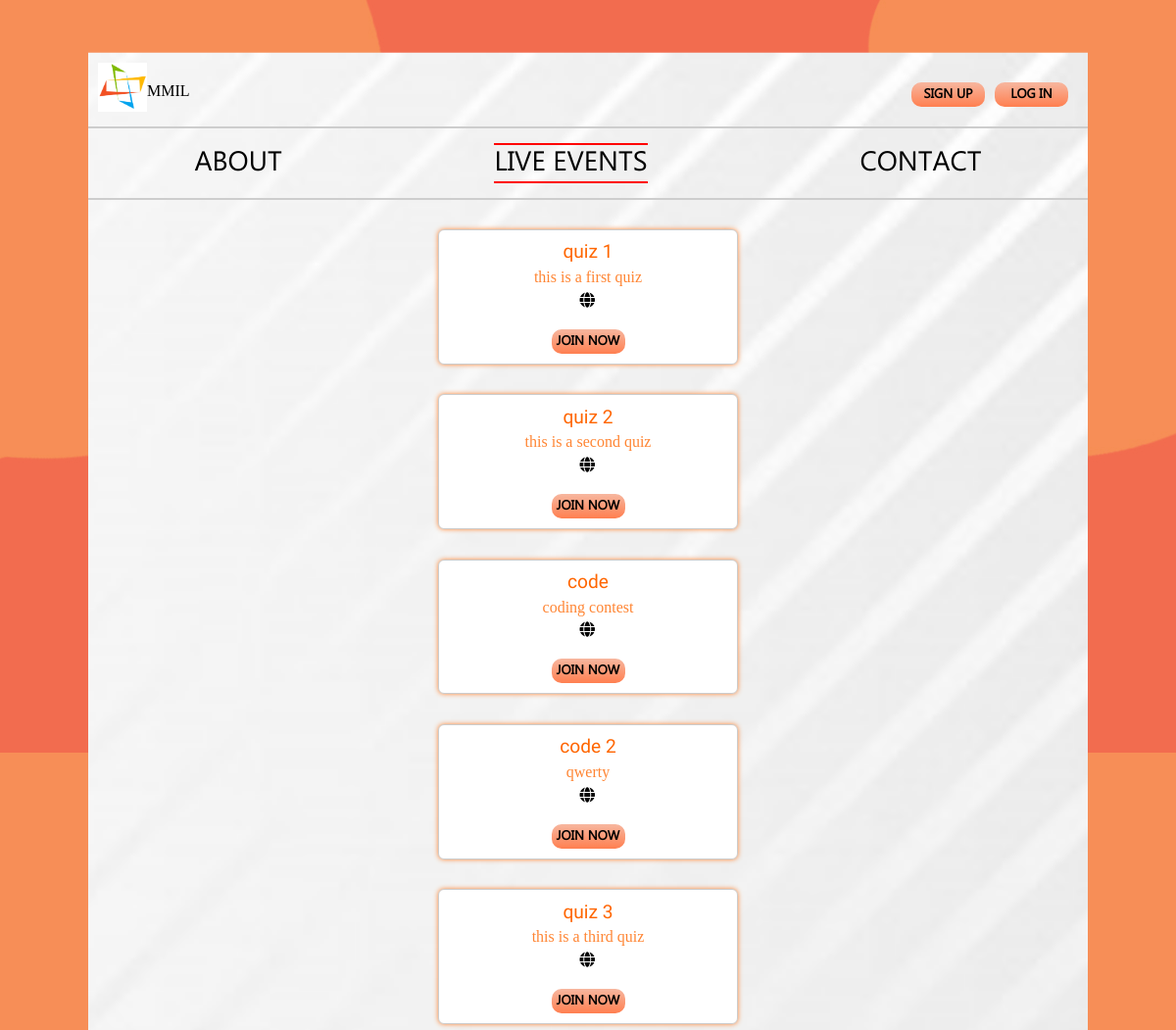
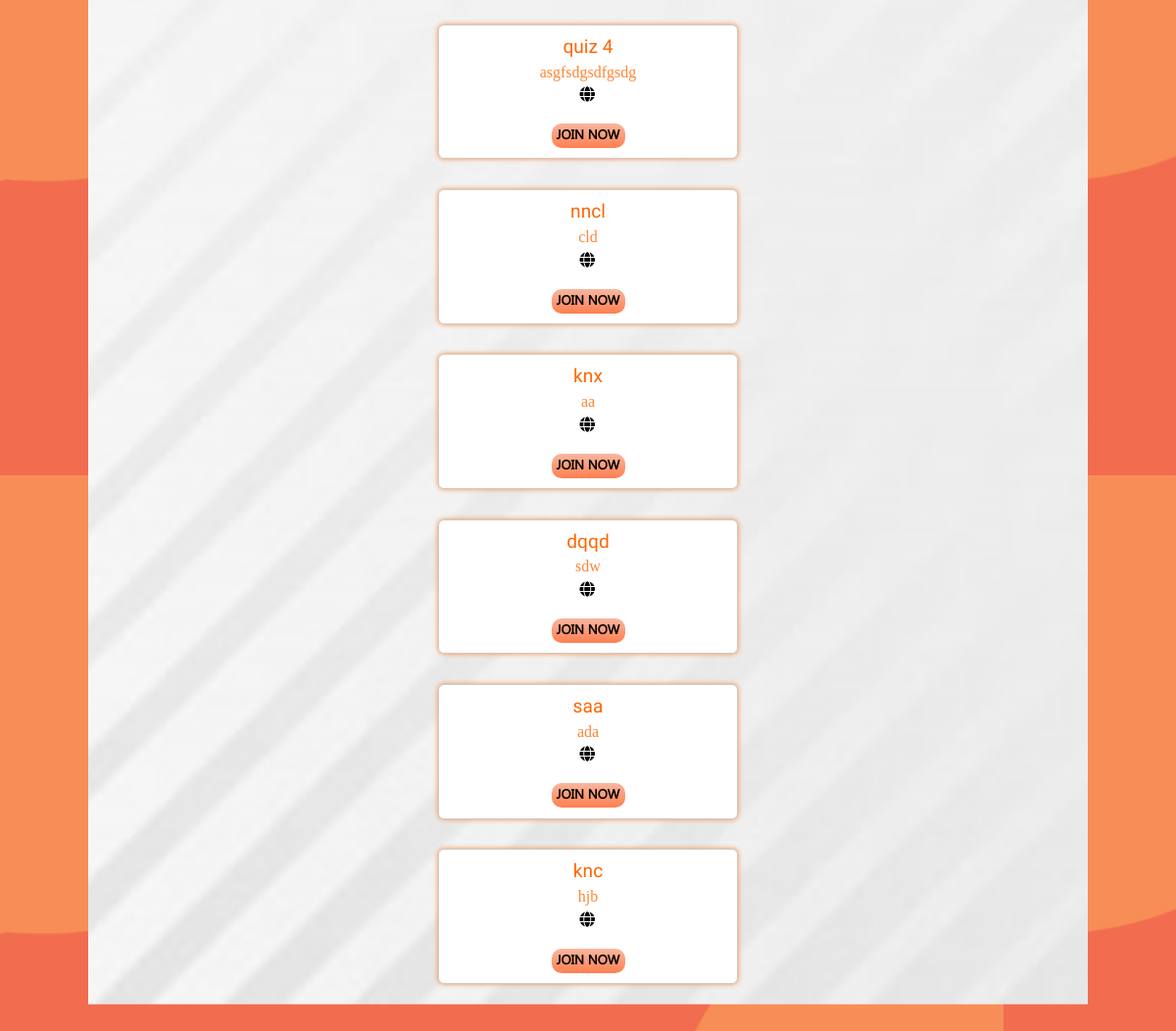
Page /events/ on the earlier database version (2 pictures, top to bottom).
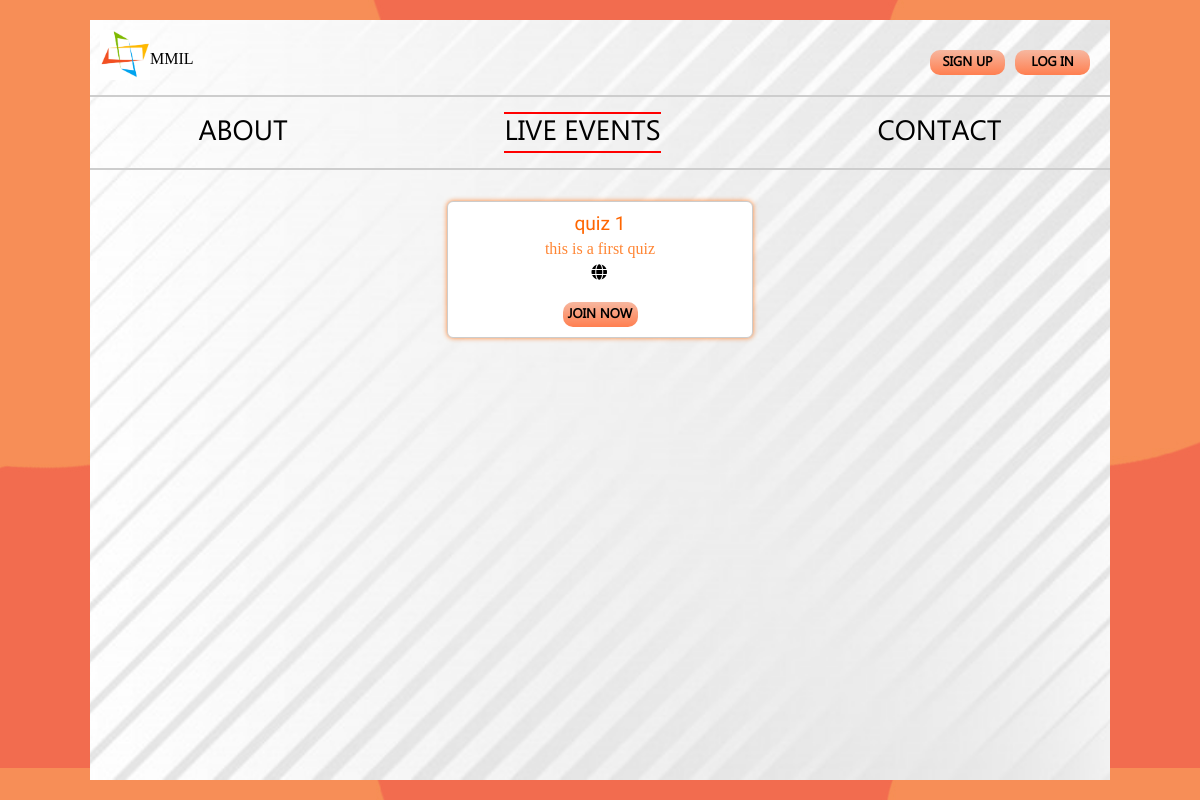
Same page on the later database version.
### events/models.py (models this page shows, shortened)
class Event(models.Model):
	event_name = models.CharField(max_length=100, unique=True)
	event_description = models.TextField(blank=False)
	event_url = models.URLField(max_length=100,blank=True)
	event_start_date = models.DateField(default=timezone.now, blank=True)
	event_start_time = models.TimeField(default=datetime.time(00,00), blank=True)
	event_end_date = models.DateField(default=timezone.now, blank=True)
	event_end_time = models.TimeField(default=datetime.time(00,00), blank=True)

### quiz_portal/views.py (the view)
# urls.py: path('events/', events),
def events(request):
	E=Event.objects.all()
	try:
		org_user=OrganiserProfile.objects.get(organiser_name=request.user.username)
		if request.user.is_authenticated and org_user.organiser:
			org=True
	except:
		org=False
	context = {
		'eve':E,
		'organiser':org
	}
	return render(request,'events.html',context)

### templates/events.html (shortened to what this page needs)
{% load static %}
<!DOCTYPE html>
<html>
<head>
	<link rel="stylesheet" type="text/css" href="{% static 'css\dashboard.css' %}">
	<link rel="stylesheet" type="text/css" href="{% static 'css\events.css' %}">
	<link rel="stylesheet" href="https://use.fontawesome.com/releases/v5.5.0/css/all.css">
</head>
<body>
<div class="box">
	<div class="top">
		<img src="/static/img/mmil_logo.jpg" width="50px"><a href="/dashboard.html">MMIL</a>
		{% if request.user.is_authenticated %}
		<button onclick="logout()"class="button">Log Out</button>
		{% else %}
		<button onclick="login()">Log In</button>
		<button onclick="signup()">Sign Up</button>
		{% endif %}
	</div>
	<div class="center">
		{% if organiser %}
		<div class="info-1">
			<a href='/organiser' class="event">Dashboard</a>
		</div>
		{% else %}
		<div class="info-1">
			<a href='/' class="event">About</a>
		</div>
		{% endif %}
		<div class="info-1 active">
			<a href="/events" class="about">Live Events</a>
		</div>
		<div class="info-1">
			<a href='/contact' class="contact">contact</a>
		</div>
	</div>
	<div class="list">
	{% for i in eve %}
	<div class="events">
		<div class="header">{{ i.event_name }}</div>
		<p>{{ i.event_description }}</p>
		<span class="new"><a href="#" class="links"><i class="fas fa-globe"></i></a>
		</span>
		<form method="POST" action="/quiz/">
			<div>
				<input type="submit" name="nothing" value="Join Now">
			</div>
		</form>
	</div>
	{% endfor %}
</div>
</div>
</body>
</html>

### static/css/dashboard.css (style rules this page uses)
* { margin:0 ; padding: 0; box-sizing: border-box; }
html { height: 100%; }
body { background-image: url('/static/img/orange.jpg'); }
.box { background-image: url('/static/img/white_background_.jpg'); background-size: cover; background-repeat: no-repeat; background-position: center; position: absolute; left:50%; top: 50%; color: black; transform: translate(-50%,-50%); width:85%; height: 95%; }
.top { margin:10px; }
.top button { font-family: mntl; font-weight: 600; cursor: pointer; float: right; margin-top:20px; margin-bottom:20px; margin-right:10px; width:75px; border-radius: 10px; border:none; height: 25px; outline: none; background-image: linear-gradient(to top,rgba(255,127,80,1),rgba(255,127,80,.5)); text-transform: uppercase; transition: 1s; }
.center { width: 100%; display: flex; justify-content: space-around; align-items: center; border-top:2px solid #cdcdcd; border-bottom: 2px solid #cdcdcd; height: 75px; }
.info-1 a { text-decoration: none; color:black; font-size: 28px; font-family: mntl; text-transform:uppercase; }
.box .top a { position: absolute; top:30px; text-decoration: none; color:black; font-family: arca; }
.info-1.active { border-top:2px solid red; border-bottom:2px solid red; color:red; }

### static/css/events.css (style rules this page uses)
.events { position: relative; display: block; background-color: white; margin: 3% auto 0 auto; width: 30%; padding: 1%; color: #ff8533; border-radius: 6px; border:1px solid #cccccc; box-shadow: 0 0 5px #ff8533; text-align: center; transition:1s; }
.list { width: 100%; display: block; margin: 25px auto; }
i { width: 3px; height: 3px; color: black; left: 2%; padding-right: 6%; }
.header { color: #ff6600; margin-bottom: 2%; font-family: work sans; font-weight: 500; font-size: 120%; }
p { margin-bottom: 2%; }
.box .top a { position: absolute; top:30px; text-decoration: none; color:black; font-family: arca; }
.box { overflow-y: scroll; }
input[type="submit"] { font-family: mntl; font-weight: 600; cursor: pointer; margin-top:20px; width:75px; border-radius: 10px; border:none; height: 25px; outline: none; background-image: linear-gradient(to top,rgba(255,127,80,1),rgba(255,127,80,.5)); text-transform: uppercase; }

Differences in the rows shown:
removed Event: event_name "quiz 2", event_description "this is a second quiz"
removed Event: event_name "code", event_description "coding contest"
removed Event: event_name "code 2", event_description "qwerty"
removed Event: event_name "quiz 3", event_description "this is a third quiz"
removed Event: event_name "quiz 4", event_description "asgfsdgsdfgsdg"
removed Event: event_name "nncl", event_description "cld"
removed Event: event_name "knx", event_description "aa"
removed Event: event_name "dqqd", event_description "sdw"
removed Event: event_name "saa", event_description "ada"
removed Event: event_name "knc", event_description "hjb"
